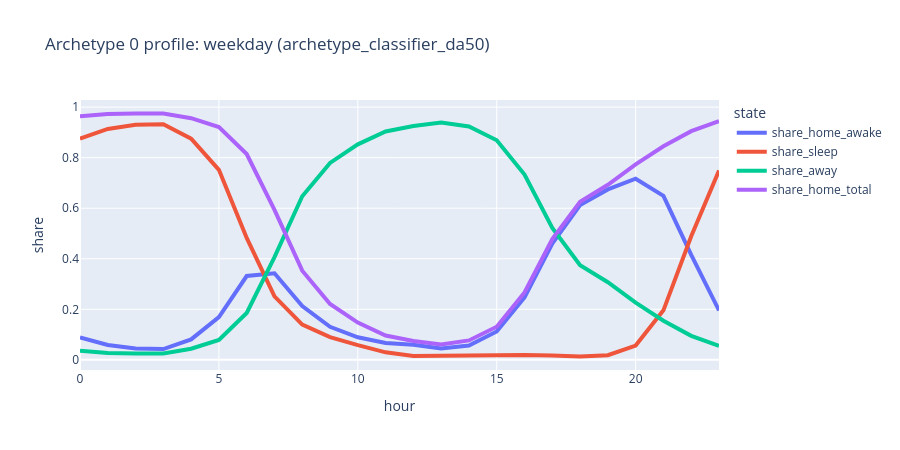
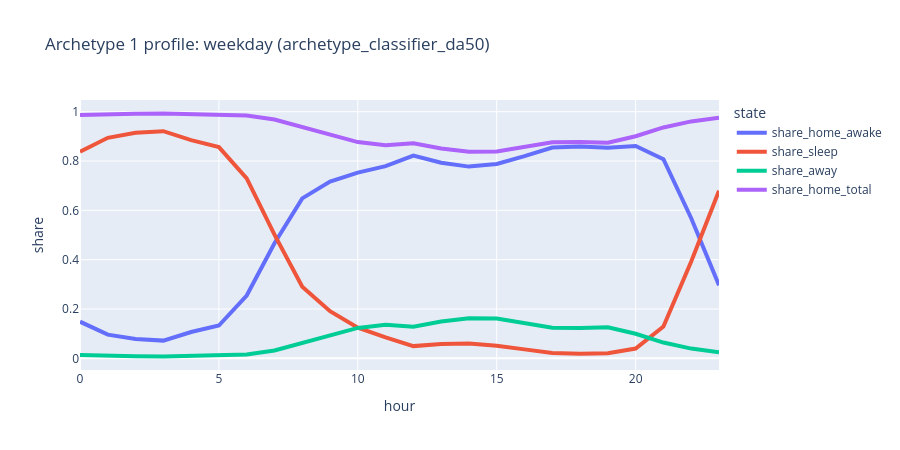

The notebook cell these images were saved under, in order:
### Code cell
import pandas as pd
import plotly.express as px

DAY_TYPE_TO_SHOW = "weekday"

centroid_profiles = workflow["results_by_day"][DAY_TYPE_TO_SHOW]["centroid_profiles"].copy()

if "share_home_total" not in centroid_profiles.columns:
    centroid_profiles["share_home_total"] = (
        pd.to_numeric(centroid_profiles["share_home_awake"], errors="coerce").fillna(0)
        + pd.to_numeric(centroid_profiles["share_sleep"], errors="coerce").fillna(0)
    )

for archetype_id in sorted(pd.to_numeric(centroid_profiles["archetype_id"], errors="coerce").dropna().unique()):
    sub = centroid_profiles.loc[centroid_profiles["archetype_id"] == archetype_id].copy()

    plot_df = sub.melt(
        id_vars=["archetype_id", "hour"],
        value_vars=["share_home_awake", "share_sleep", "share_away", "share_home_total"],
        var_name="state",
        value_name="share",
    )

    fig = px.line(
        plot_df,
        x="hour",
        y="share",
        color="state",
        title=f"Archetype {int(archetype_id)} profile: {DAY_TYPE_TO_SHOW} ({OUTPUT_TAG})",
        height=450,
    )
    fig.update_traces(line=dict(width=4))
    fig.show()

### Figure 1 — Plotly figure (JSON) as saved in the notebook; plotly's stock layout.template omitted (floating-point values rounded to 4 significant figures)
{"data": [{"hovertemplate": "state=share_home_awake<br>hour=%{x}<br>share=%{y}<extra></extra>", "legendgroup": "share_home_awake", "line": {"color": "#636efa", "dash": "solid", "width": 4}, "marker": {"symbol": "circle"}, "mode": "lines", "name": "share_home_awake", "orientation": "v", "showlegend": true, "type": "scatter", "x": [0, 1, 2, 3, 4, 5, 6, 7, 8, 9, 10, 11, 12, 13, 14, 15, 16, 17, 18, 19, 20, 21, 22, 23], "xaxis": "x", "y": [0.08868, 0.059, 0.0446, 0.04273, 0.081, 0.1696, 0.3318, 0.3424, 0.2131, 0.131, 0.08939, 0.06666, 0.05978, 0.04457, 0.05663, 0.1122, 0.2472, 0.4605, 0.6122, 0.6743, 0.7166, 0.649, 0.4157, 0.1955], "yaxis": "y"}, {"hovertemplate": "state=share_sleep<br>hour=%{x}<br>share=%{y}<extra></extra>", "legendgroup": "share_sleep", "line": {"color": "#EF553B", "dash": "solid", "width": 4}, "marker": {"symbol": "circle"}, "mode": "lines", "name": "share_sleep", "orientation": "v", "showlegend": true, "type": "scatter", "x": [0, 1, 2, 3, 4, 5, 6, 7, 8, 9, 10, 11, 12, 13, 14, 15, 16, 17, 18, 19, 20, 21, 22, 23], "xaxis": "x", "y": [0.8749, 0.9135, 0.9301, 0.9319, 0.875, 0.7518, 0.4825, 0.2509, 0.1397, 0.08995, 0.05807, 0.02977, 0.01507, 0.01616, 0.02025, 0.01914, 0.01976, 0.01767, 0.01334, 0.01834, 0.05667, 0.196, 0.4893, 0.7489], "yaxis": "y"}, {"hovertemplate": "state=share_away<br>hour=%{x}<br>share=%{y}<extra></extra>", "legendgroup": "share_away", "line": {"color": "#00cc96", "dash": "solid", "width": 4}, "marker": {"symbol": "circle"}, "mode": "lines", "name": "share_away", "orientation": "v", "showlegend": true, "type": "scatter", "x": [0, 1, 2, 3, 4, 5, 6, 7, 8, 9, 10, 11, 12, 13, 14, 15, 16, 17, 18, 19, 20, 21, 22, 23], "xaxis": "x", "y": [0.03638, 0.02748, 0.02533, 0.02537, 0.04395, 0.07863, 0.1857, 0.4067, 0.6472, 0.779, 0.8525, 0.9036, 0.9251, 0.9393, 0.9231, 0.8686, 0.7331, 0.5218, 0.3744, 0.3074, 0.2267, 0.155, 0.09503, 0.05556], "yaxis": "y"}, {"hovertemplate": "state=share_home_total<br>hour=%{x}<br>share=%{y}<extra></extra>", "legendgroup": "share_home_total", "line": {"color": "#ab63fa", "dash": "solid", "width": 4}, "marker": {"symbol": "circle"}, "mode": "lines", "name": "share_home_total", "orientation": "v", "showlegend": true, "type": "scatter", "x": [0, 1, 2, 3, 4, 5, 6, 7, 8, 9, 10, 11, 12, 13, 14, 15, 16, 17, 18, 19, 20, 21, 22, 23], "xaxis": "x", "y": [0.9636, 0.9725, 0.9747, 0.9746, 0.956, 0.9214, 0.8143, 0.5933, 0.3528, 0.221, 0.1475, 0.09643, 0.07485, 0.06074, 0.07687, 0.1314, 0.2669, 0.4782, 0.6256, 0.6926, 0.7733, 0.845, 0.905, 0.9444], "yaxis": "y"}], "layout": {"height": 450, "legend": {"title": {"text": "state"}, "tracegroupgap": 0}, "title": {"text": "Archetype 0 profile: weekday (archetype_classifier_da50)"}, "xaxis": {"anchor": "y", "domain": [0, 1], "title": {"text": "hour"}}, "yaxis": {"anchor": "x", "domain": [0, 1], "title": {"text": "share"}}}}

### Figure 2 — Plotly figure (JSON) as saved in the notebook; plotly's stock layout.template omitted (floating-point values rounded to 4 significant figures)
{"data": [{"hovertemplate": "state=share_home_awake<br>hour=%{x}<br>share=%{y}<extra></extra>", "legendgroup": "share_home_awake", "line": {"color": "#636efa", "dash": "solid", "width": 4}, "marker": {"symbol": "circle"}, "mode": "lines", "name": "share_home_awake", "orientation": "v", "showlegend": true, "type": "scatter", "x": [0, 1, 2, 3, 4, 5, 6, 7, 8, 9, 10, 11, 12, 13, 14, 15, 16, 17, 18, 19, 20, 21, 22, 23], "xaxis": "x", "y": [0.1485, 0.09596, 0.07792, 0.07173, 0.1066, 0.1328, 0.2545, 0.4666, 0.6484, 0.7163, 0.7529, 0.7791, 0.8223, 0.7933, 0.7774, 0.7879, 0.8197, 0.8544, 0.8587, 0.8542, 0.8611, 0.8075, 0.5681, 0.2962], "yaxis": "y"}, {"hovertemplate": "state=share_sleep<br>hour=%{x}<br>share=%{y}<extra></extra>", "legendgroup": "share_sleep", "line": {"color": "#EF553B", "dash": "solid", "width": 4}, "marker": {"symbol": "circle"}, "mode": "lines", "name": "share_sleep", "orientation": "v", "showlegend": true, "type": "scatter", "x": [0, 1, 2, 3, 4, 5, 6, 7, 8, 9, 10, 11, 12, 13, 14, 15, 16, 17, 18, 19, 20, 21, 22, 23], "xaxis": "x", "y": [0.8377, 0.8941, 0.9143, 0.921, 0.8844, 0.8563, 0.7296, 0.5015, 0.2905, 0.191, 0.1241, 0.08445, 0.0494, 0.05793, 0.05991, 0.05086, 0.03612, 0.02184, 0.01801, 0.0202, 0.03961, 0.1287, 0.3925, 0.6794], "yaxis": "y"}, {"hovertemplate": "state=share_away<br>hour=%{x}<br>share=%{y}<extra></extra>", "legendgroup": "share_away", "line": {"color": "#00cc96", "dash": "solid", "width": 4}, "marker": {"symbol": "circle"}, "mode": "lines", "name": "share_away", "orientation": "v", "showlegend": true, "type": "scatter", "x": [0, 1, 2, 3, 4, 5, 6, 7, 8, 9, 10, 11, 12, 13, 14, 15, 16, 17, 18, 19, 20, 21, 22, 23], "xaxis": "x", "y": [0.0138, 0.009955, 0.007815, 0.00728, 0.008949, 0.01098, 0.01589, 0.03187, 0.06107, 0.09267, 0.1231, 0.1365, 0.1283, 0.1488, 0.1627, 0.1613, 0.1442, 0.1238, 0.1233, 0.1256, 0.09932, 0.06381, 0.0394, 0.02442], "yaxis": "y"}, {"hovertemplate": "state=share_home_total<br>hour=%{x}<br>share=%{y}<extra></extra>", "legendgroup": "share_home_total", "line": {"color": "#ab63fa", "dash": "solid", "width": 4}, "marker": {"symbol": "circle"}, "mode": "lines", "name": "share_home_total", "orientation": "v", "showlegend": true, "type": "scatter", "x": [0, 1, 2, 3, 4, 5, 6, 7, 8, 9, 10, 11, 12, 13, 14, 15, 16, 17, 18, 19, 20, 21, 22, 23], "xaxis": "x", "y": [0.9862, 0.99, 0.9922, 0.9927, 0.9911, 0.989, 0.9841, 0.9681, 0.9389, 0.9073, 0.8769, 0.8635, 0.8717, 0.8512, 0.8373, 0.8387, 0.8558, 0.8762, 0.8767, 0.8744, 0.9007, 0.9362, 0.9606, 0.9756], "yaxis": "y"}], "layout": {"height": 450, "legend": {"title": {"text": "state"}, "tracegroupgap": 0}, "title": {"text": "Archetype 1 profile: weekday (archetype_classifier_da50)"}, "xaxis": {"anchor": "y", "domain": [0, 1], "title": {"text": "hour"}}, "yaxis": {"anchor": "x", "domain": [0, 1], "title": {"text": "share"}}}}
